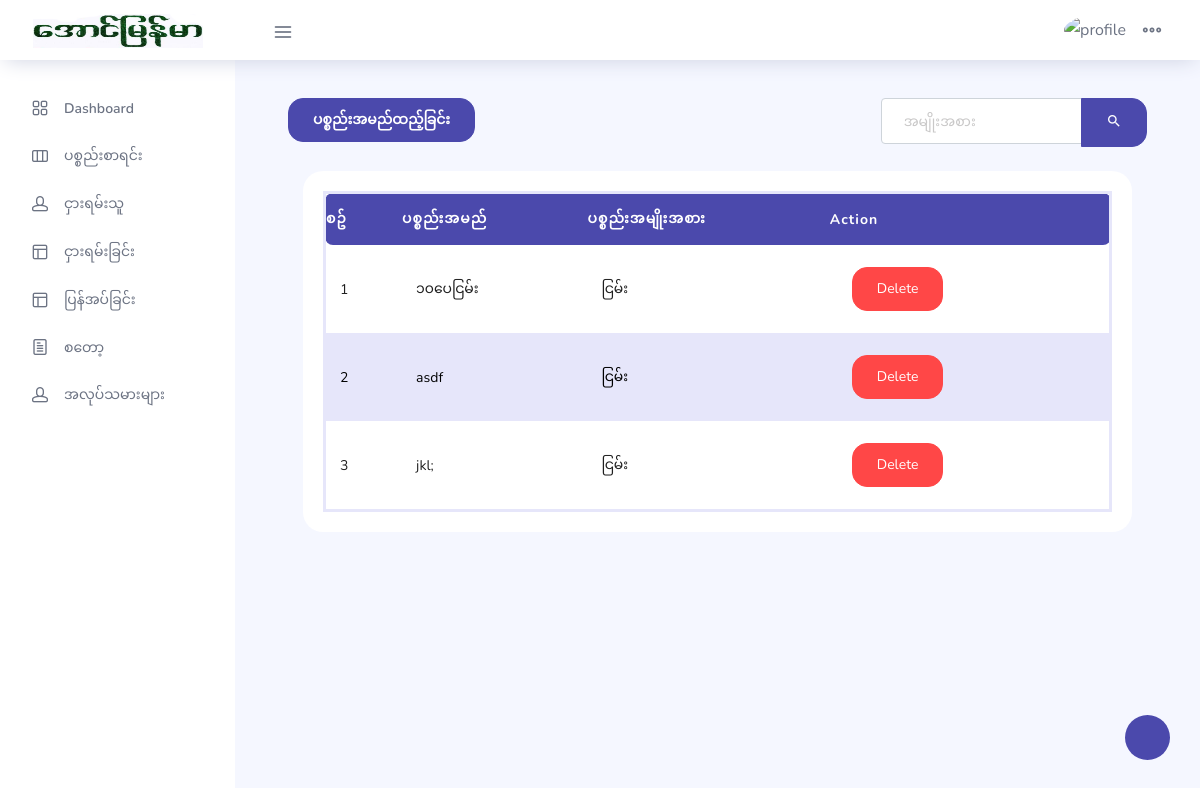
The page /item_index.php (signed in) on the database as committed earlier.
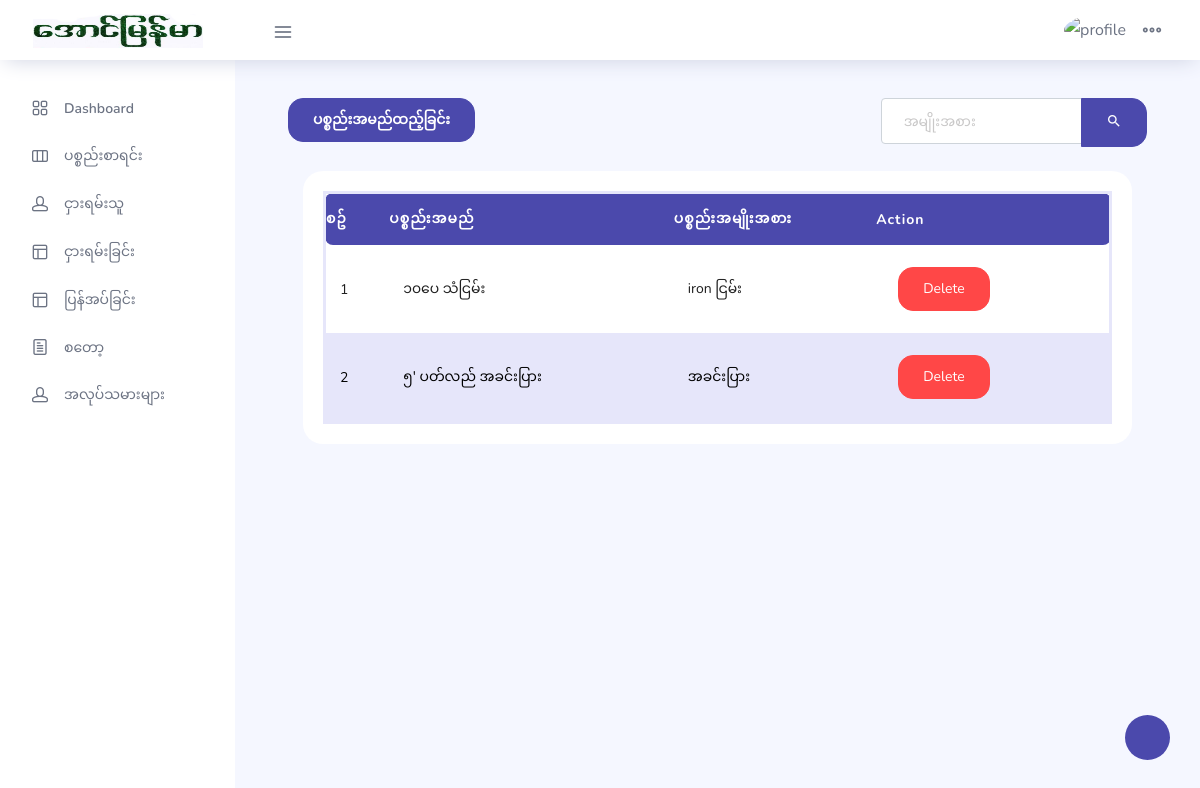
The same page on the database as committed later.
### tables this page shows
CREATE TABLE `item` (
  `id` int(11) NOT NULL,
  `item_name` varchar(255) NOT NULL,
  `category_id` int(11) NOT NULL
);

CREATE TABLE `category` (
  `id` int(11) NOT NULL,
  `name` varchar(255) NOT NULL,
  `parent_name` int(11) NOT NULL
);

### item_index.php (the view, shortened to what this page needs)
<?php
include_once "includes/config.php";
include_once "layouts/header.php";
?>
      <div class="main-panel">
            <div class="content-wrapper">
                <div class="container-fluid">
            <div class="row mb-4">
              <div class="col text-left">
                <a href="#" class="btn btn-primary" data-toggle="modal" data-target="#largeModal"><b> ပစ္စည်းအမည်ထည့်ခြင်း</b></a>
              </div>
              <div class="input-group col-md-4">
              <input type="text" class="form-control" name="search_name" id="parent_name" placeholder="အမျိုးအစား">
                <div class="input-group-append">
                <button class="btn btn-primary" id="item_search" type="button">
                <i class="mdi mdi-magnify"></i>
                </button>
                </div>
              </div>
</div>
<div class="container-fluid mt-3">
        <div class="row">
                    <div class="col-md-12 grid-margin stretch-card">
                        <div class="card">
                            <div class="card-body">
                                <div class="row">
                                    <div class="col-12">
                                        <div class="table-responsive">
                                            <table id="example" class="display expandable-table" style="width:100%">
                                                <thead>
                                                    <tr>
                                                    <th>စဥ်</th>
                                                    <th>ပစ္စည်းအမည်</th>
                                                    <th>ပစ္စည်းအမျိုးအစား</th>
                                                    <th>Action</th>
                                                    </tr>
                                                </thead>
                                                <tbody id="item_content">
                                                  <?php
                                                      $query = "select category.name, item. * from category join item on category.id = item.category_id";
                                                      $result = mysqli_query($con,$query);
                                                      $count = 1;
                                                      while($row=mysqli_fetch_array($result)){
                                                        $item_name = $row['item_name'];
                                                        $parent_name = $row['name'];
                                                        $data_id = $row['id'];
                                                  ?>
                                                           <tr>
                                                               <td><?php echo $count; ?></td>
                                                               <td> <div contentEditable='true' class='item_edit' id='item_name_<?php echo $data_id; ?>'> <?php echo $item_name; ?></div> </td>
                                                               <td> <div contentEditable='false' class='item_edit' id='category_id_<?php echo $data_id; ?>'><?php echo $parent_name; ?> </div> </td>
                                                               <td itemid="<?php echo $data_id ?>"> <a href="" class="btn btn-danger m-2 item_delete" >Delete</a>
                                                           </tr>
                                                  <?php
                                                          $count ++;
                                                      }
                                                  ?>
                                                </tbody>
                                            </table>
                                        </div>
                                    </div>
                                </div>
                            </div>
                        </div>
                    </div>
                </div>
        </div>
      </div>
            </div>
      </div>
<?php
include_once "layouts/footer.php";
?>

Rows that differ between the two databases and show on the page:
removed item: item_name "jkl;", category.name "ငြမ်း"
changed item: item_name "၁၀ပေငြမ်း" → "၁၀ပေ သံငြမ်း"; category.name "ငြမ်း" → "iron ငြမ်း"
changed item: item_name "asdf" → "၅' ပတ်လည် အခင်းပြား"; category.name "ငြမ်း" → "အခင်းပြား"
